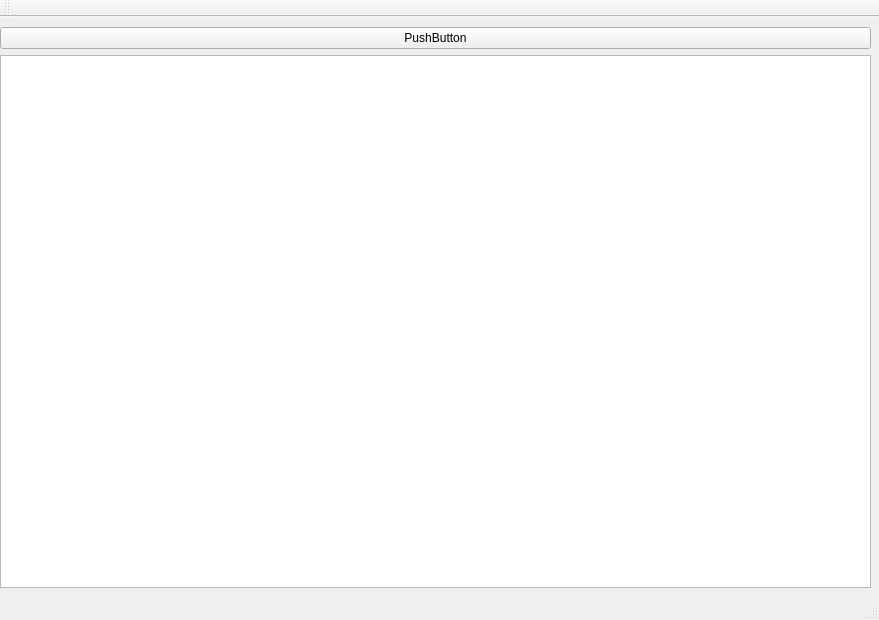
<?xml version="1.0" encoding="UTF-8"?>
<ui version="4.0">
 <class>EventManager</class>
 <widget class="QMainWindow" name="EventManager">
  <property name="geometry">
   <rect>
    <x>0</x>
    <y>0</y>
    <width>879</width>
    <height>620</height>
   </rect>
  </property>
  <property name="windowTitle">
   <string>EventManager</string>
  </property>
  <widget class="QWidget" name="centralWidget">
   <widget class="QWidget" name="verticalLayoutWidget">
    <property name="geometry">
     <rect>
      <x>0</x>
      <y>10</y>
      <width>871</width>
      <height>561</height>
     </rect>
    </property>
    <layout class="QVBoxLayout" name="verticalLayout">
     <property name="sizeConstraint">
      <enum>QLayout::SetMinAndMaxSize</enum>
     </property>
     <item>
      <widget class="QPushButton" name="pushButton">
       <property name="text">
        <string>PushButton</string>
       </property>
      </widget>
     </item>
     <item>
      <widget class="QTableView" name="tableView"/>
     </item>
    </layout>
   </widget>
  </widget>
  <widget class="QMenuBar" name="menuBar">
   <property name="geometry">
    <rect>
     <x>0</x>
     <y>0</y>
     <width>879</width>
     <height>22</height>
    </rect>
   </property>
  </widget>
  <widget class="QToolBar" name="mainToolBar">
   <attribute name="toolBarArea">
    <enum>TopToolBarArea</enum>
   </attribute>
   <attribute name="toolBarBreak">
    <bool>false</bool>
   </attribute>
  </widget>
  <widget class="QStatusBar" name="statusBar"/>
 </widget>
 <resources/>
 <connections/>
</ui>
